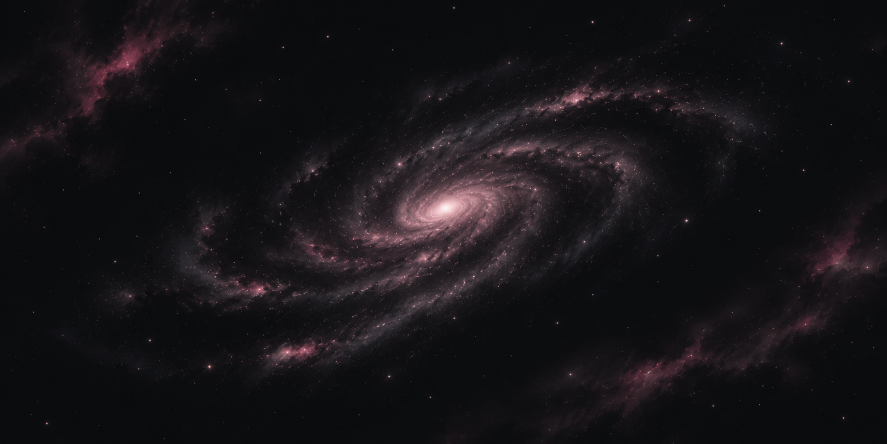
#> input picture assets/galaxy-background.png, 1774 x 887 px (shown at 1/2 size)
$ python -i generate_galaxy.py   (imports and definitions only)
#> lines starting #> are read from the running program, lines starting #| are printed output that depends on the picture
#!/usr/bin/env python3
"""Render an animated, data-backed repository galaxy for vo1dfull's profile."""
import argparse, datetime as dt, json, math, os, random, urllib.parse, urllib.request
from pathlib import Path
from PIL import Image, ImageDraw, ImageFont, ImageFilter, ImageOps, ImageOps

W, H = 900, 500
FRAMES, DURATION = 32, 200
BG = (10, 12, 16)
PINK = (211, 151, 173)
PALE = (205, 211, 216)
MUTED = (116, 128, 139)

FONT_DIR = Path('/usr/share/fonts/truetype/dejavu')
def font(size, bold=False):
    name = 'DejaVuSansMono-Bold.ttf' if bold else 'DejaVuSansMono.ttf'
    path = FONT_DIR/name
    try: return ImageFont.truetype(str(path), size)
    except OSError: return ImageFont.load_default()

F_TITLE = font(17, True); F_LABEL = font(13, True); F_SMALL = font(10); F_TINY = font(9)

# [69 lines left out: functions api_get, collect_data, demo_data, not called in this run]

def rotated_ellipse(cx, cy, rx, ry, angle, steps=220):
    ca, sa = math.cos(angle), math.sin(angle)
    pts=[]
    for i in range(steps+1):
        t=2*math.pi*i/steps
        x=rx*math.cos(t); y=ry*math.sin(t)
        pts.append((cx+x*ca-y*sa, cy+x*sa+y*ca))
    return pts

def starfield(seed=21):
#> called with seed = 21
    rng=random.Random(seed)
    stars=[]
    for _ in range(105):
        stars.append((rng.randrange(W), rng.randrange(H), rng.choice([1,1,1,2]), rng.random()*math.tau, rng.uniform(.25,.9)))
    return stars

STARS=starfield()

def make_background(frame):
    # Generated cinematic galaxy artwork is the fixed canvas; only overlay details animate.
    artwork=Path(__file__).resolve().parents[1] / 'assets' / 'galaxy-background.png'
    if artwork.exists():
        source=Image.open(artwork).convert('RGB')
        im=ImageOps.fit(source,(W,H),method=Image.Resampling.LANCZOS,centering=(.5,.5)).convert('RGBA')
    else:
        im=Image.new('RGBA',(W,H),BG+(255,))
    shade=Image.new('RGBA',(W,H),(3,5,9,28))
    return Image.alpha_composite(im,shade)

def draw_galaxy(im, frame):
    # The backdrop carries the spiral; a restrained pulse gives its nucleus a little life.
    cx,cy=450,260
    pulse=.72+.28*math.sin(frame*math.tau/FRAMES)
    core=Image.new('RGBA',(W,H),(0,0,0,0)); cd=ImageDraw.Draw(core)
    cd.ellipse((cx-24,cy-13,cx+24,cy+13),fill=(228,164,190,int(72*pulse)))
    im.alpha_composite(core.filter(ImageFilter.GaussianBlur(17)))

def draw_frame(data, frame):
    im=make_background(frame)
    d=ImageDraw.Draw(im,'RGBA')
    # Tiny twinkling stars.
    for x,y,r,phase,base in STARS:
        tw=.5+.5*math.sin(frame*.31+phase)
        alpha=int(35+base*90*tw)
        color=(204,211,218,alpha) if tw>.35 else (183,135,157,alpha)
        d.ellipse((x-r,y-r,x+r,y+r),fill=color)

    draw_galaxy(im,frame)
    d=ImageDraw.Draw(im,'RGBA')
    cx,cy=450,260
    # Orbit geometry: delicate silver tracks with a slow shimmer dash.
    orbit_specs=[(245,126,-.13),(340,178,.10)]
    for idx,(rx,ry,rot) in enumerate(orbit_specs):
        pts=rotated_ellipse(cx,cy,rx,ry,rot,260)
        d.line(pts,fill=(165,174,183,42 if idx<2 else 24),width=1)
        # Orbit markers, very restrained.
        for mark in (0.12,2.18,4.12):
            t=mark+idx*.42
            x=cx+math.cos(t)*rx*math.cos(rot)-math.sin(t)*ry*math.sin(rot)
            y=cy+math.cos(t)*rx*math.sin(rot)+math.sin(t)*ry*math.cos(rot)
            d.ellipse((x-1.4,y-1.4,x+1.4,y+1.4),fill=(205,183,194,110))

    # Header and corner metadata.
    d.text((34,25),'// THE REPOSITORY GALAXY',font=F_TITLE,fill=(218,222,226,245))
    d.text((35,49),'projects, experiments and ideas orbiting a common core.',font=F_SMALL,fill=(132,143,153,235))
    d.text((865,25),'VO1DFULL / 01',font=F_TINY,fill=(124,135,145,210),anchor='ra')
    d.text((865,47),'02 WORLDS',font=F_SMALL,fill=(184,190,196,225),anchor='ra')
    d.text((865,64),f"{data['total_commits']} COMMITS / 12 MONTHS",font=F_TINY,fill=(128,139,149,220),anchor='ra')

    # Center label and crosshair.
    d.text((cx,cy-61),'vo1dfull',font=F_LABEL,fill=(240,226,233,255),anchor='mm')
    d.line((cx-14,cy-42,cx-14,cy-31),fill=(210,169,187,180),width=1)
    d.line((cx+14,cy-42,cx+14,cy-31),fill=(210,169,187,180),width=1)
    d.line((cx-14,cy-42,cx-5,cy-42),fill=(210,169,187,180),width=1)
    d.line((cx+5,cy-42,cx+14,cy-42),fill=(210,169,187,180),width=1)

    # Each project has its own world. Focus repos occupy inner orbits; satellites sit farther out.
    positions=[]
    base_angles=[math.pi, 0.0]
    for idx,repo in enumerate(data['repos'][:2]):
        rx,ry,rot=orbit_specs[idx]
        base=base_angles[idx]
        angle=base + .10*math.sin(frame*math.tau/FRAMES)
        ca,sa=math.cos(rot),math.sin(rot)
        ox=math.cos(angle)*rx; oy=math.sin(angle)*ry
        x=cx+ox*ca-oy*sa; y=cy+ox*sa+oy*ca
        positions.append((x,y,repo,idx))

    for x,y,repo,idx in positions:
        main=idx<2
        radius=12 if main else 8
        # Pink halo and satellite body.
        halo=Image.new('RGBA',(W,H),(0,0,0,0)); h=ImageDraw.Draw(halo)
        h.ellipse((x-radius-13,y-radius-13,x+radius+13,y+radius+13),fill=(211,145,174,68 if main else 38))
        halo=halo.filter(ImageFilter.GaussianBlur(13)); im.alpha_composite(halo)
        d=ImageDraw.Draw(im,'RGBA')
        d.ellipse((x-radius,y-radius,x+radius,y+radius),fill=(170,179,188,235),outline=(231,190,207,230),width=1)
        d.ellipse((x-radius*.45,y-radius*.55,x+radius*.2,y+radius*.12),fill=(245,222,231,130))
        # Labels are placed outward from the center to reduce collisions.
        left=x<cx
        label=repo['name']
        sub=repo['subtitle'] + (' / IN ORBIT' if repo['planned'] else f" / {repo['commits']} COMMITS")
        tx=min(330,x+22) if left else max(570,x-22)
        anchor='la' if left else 'ra'
        ty=max(104,min(H-76,y-10))
        d.text((tx,ty),label,font=F_LABEL,fill=(225,220,225,250),anchor=anchor)
        d.text((tx,ty+18),sub,font=F_TINY,fill=(142,151,160,235),anchor=anchor)
        if repo['planned']:
            d.text((tx,ty+32),'BUILDING',font=F_TINY,fill=(204,153,174,225),anchor=anchor)

    # Small activity pulse bar at the foot: actual monthly commits, no fabricated graph.
    d=ImageDraw.Draw(im,'RGBA')
    d.text((35,447),'ACTIVITY / LAST 12 MONTHS',font=F_TINY,fill=(132,143,153,220))
    monthly=[sum(r['monthly'][i] for r in data['repos']) for i in range(12)]
    peak=max(monthly) if monthly else 1
    bx,by=35,470
    for i,val in enumerate(monthly):
        height=3 if peak==0 else 3+int(18*val/peak)
        x=bx+i*9
        d.rounded_rectangle((x,by-height,x+5,by),radius=1,fill=(204,145,169,110+int(100*val/peak) if peak else 110))
    d.text((865,470),f"UPDATED {data['updated']}",font=F_TINY,fill=(111,123,134,220),anchor='ra')
    # Fine frame border.
    d.rounded_rectangle((10,10,W-11,H-11),radius=10,outline=(94,105,116,95),width=1)
    return im.convert('RGB')

def render(data, output):
    frames=[]
    for i in range(FRAMES):
        frames.append(draw_frame(data,i).resize((720,400),Image.Resampling.LANCZOS).convert('P',palette=Image.Palette.ADAPTIVE,colors=96))
    Path(output).parent.mkdir(parents=True,exist_ok=True)
    frames[0].save(output,save_all=True,append_images=frames[1:],duration=DURATION,loop=0,optimize=True,disposal=2)
    print(f"Rendered {output} ({Path(output).stat().st_size} bytes)")

# [12 lines left out: function main, not called in this run]

# [1 line not run here, left out]

>>> import cv2
>>> picture = cv2.imread('../assets/galaxy-background.png', cv2.IMREAD_GRAYSCALE)
#> picture: shape (887, 1774); min 0, max 254, mean 20.1
>>> result = render(picture, 'out.png')
#> in make_background, `im=ImageOps.fit(source,(W,H),method=Image.Resampling.LANCZOS,centering..`:
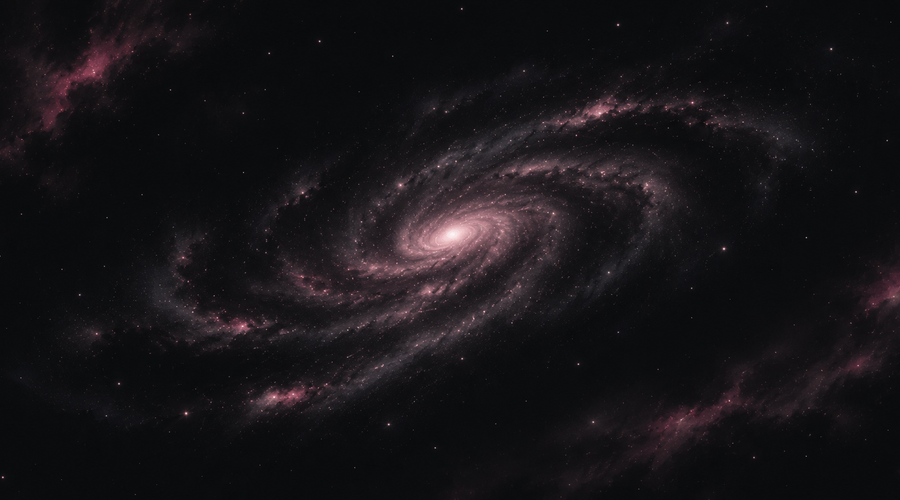
#> im: PIL image 900x500 RGBA; mean R, G, B, A 22.8, 20.3, 23.1, 255
#> in draw_galaxy, `core = Image.new('RGBA', (W, H), (0, 0, 0, 0))`: core: PIL image 900x500 RGBA; every value is 0
#> (the run stopped early here; a loop or call above may not have finished)
